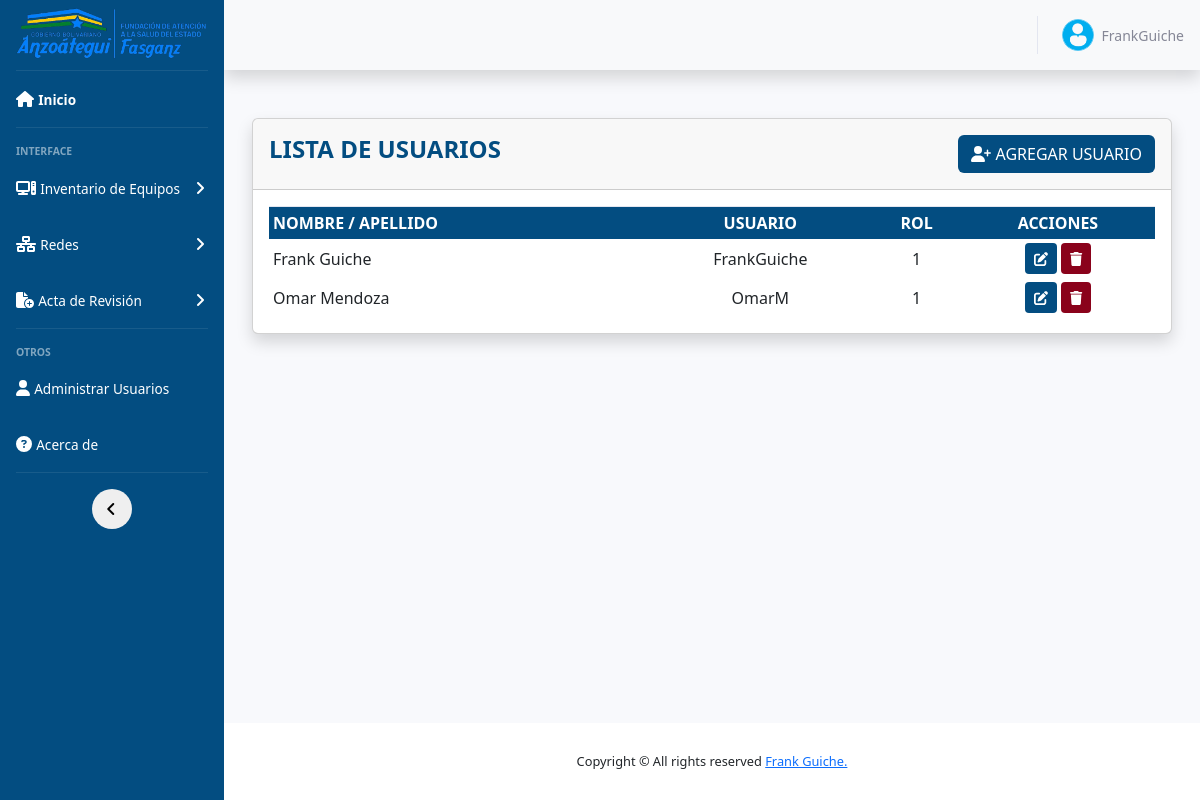
/views/usuarios.php (signed in), run on the app's committed database.
### tables this page shows
CREATE TABLE `usuarios` (
  `id` int(11) NOT NULL,
  `nombre` varchar(20) NOT NULL,
  `apellido` varchar(20) NOT NULL,
  `username` varchar(50) NOT NULL,
  `password` varchar(50) NOT NULL,
  `rol` int(11) NOT NULL
);

### views/usuarios.php (the view, shortened to what this page needs)
<body id="page-top">
    <div class="container-fluid">
        <div class="card shadow mb-4 mt-5 mx-3">
            <div class="card-header py-3">
                <div class="row">
                    <h4 class="m-0 font-primary mayus col-xl-6 col-md-6 col-sm-12 col-12">Lista de Usuarios</h4>
                    <div class="text-right col-xl-6 col-md-6 col-sm-12 col-12">
                        <button type="button" class="btn btn-agg btn-md bold mayus" data-toggle="modal" data-target="#user">
                            <i class="fa fa-user-plus"></i> Agregar Usuario
                        </button>
                    </div>
                </div>
            </div>
            <div id="cardView" class="card-body">
                <div class="table-responsive">
                    <table class="table-sm table-hover" id="dataTable" width="100%" cellspacing="0">
                        <thead class="table table-comp">
                            <tr>
                                <th class="mayus">Nombre / Apellido</th>
                                <th class="mayus text-center">Usuario</th>
                                <th class="mayus text-center">Rol</th>
                                <th class="text-center mayus">Acciones</th>
                            </tr>
                        </thead>
                        <?php
                        include "../includes/db.php";
                        $result = mysqli_query($conexion, "SELECT  * FROM usuarios");
                        while ($fila = mysqli_fetch_assoc($result)) :
                        ?>
                            <tr>
                                <td><?php echo $fila['nombre'] . ' ' . $fila['apellido'] ?: 'N/T'; ?></td>
                                <td class="text-center"><?php echo $fila['username'] ?: 'N/T'; ?></td>
                                <td class="text-center"><?php echo $fila['rol'] ?: 'N/T'; ?></td>
                                <td class="text-center">
                                    <a class="btn btn-edit btn-sm" href="../includes/_user/editar_user.php?id=<?php echo $fila['id'] ?> ">
                                        <i class="fa fa-edit"></i>
                                    </a>
                                    <a href="../includes/eliminar_user.php?id=<?php echo $fila['id'] ?> " class="btn btn-delete btn-sm btn-del">
                                        <i class="fa fa-trash "></i>
                                    </a>
                                </td>
                            </tr>
                        <?php endwhile; ?>
                    </table>
                </div>
            </div>
        </div>
    </div>
    <?php include "../includes/_user/insert_user.php"; ?>
</body>
</html>

### css/style.css (style rules this page uses)
.font-primary { color: #034D81 !important; font-weight: bold; }
.mayus { text-transform: uppercase; }
.bold { font-weight: bold; }
.btn-agg { background-color: #034D81 !important; color: #FFFFFF !important; }
.btn-edit { background-color: #034D81 !important; color: #FFFFFF !important; }
.btn-delete { background-color: #8A021B !important; color: #FFFFFF !important; }
.btn { transition: all 0.3s ease; }
.table-comp { background-color: #034D81 !important; color: #FFFFFF !important; }
a { color: #000000; text-decoration: none; background-color: transparent }

### data on the page
usuarios: nombre+apellido "Frank Guiche", username "FrankGuiche", rol "1"
usuarios: nombre+apellido "Omar Mendoza", username "OmarM", rol "1"

### other printed values
$_SESSION['username'] "FrankGuiche"
